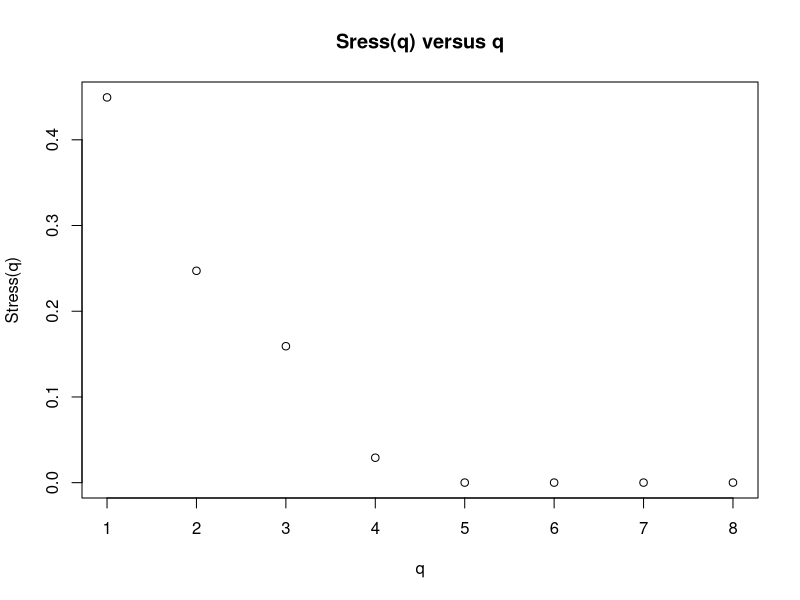
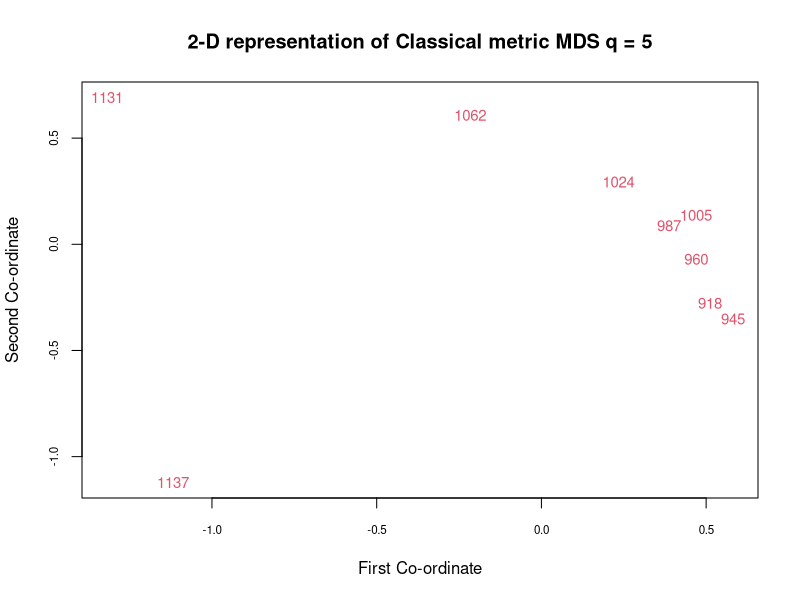
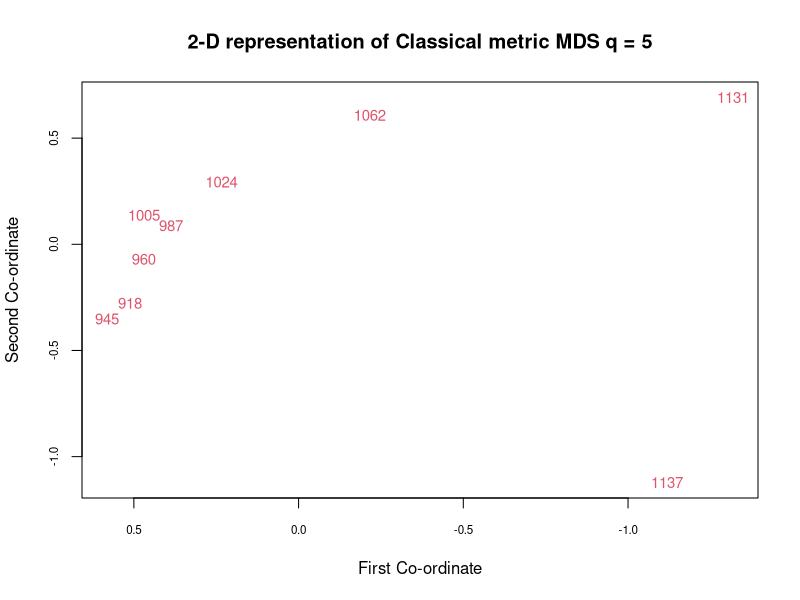
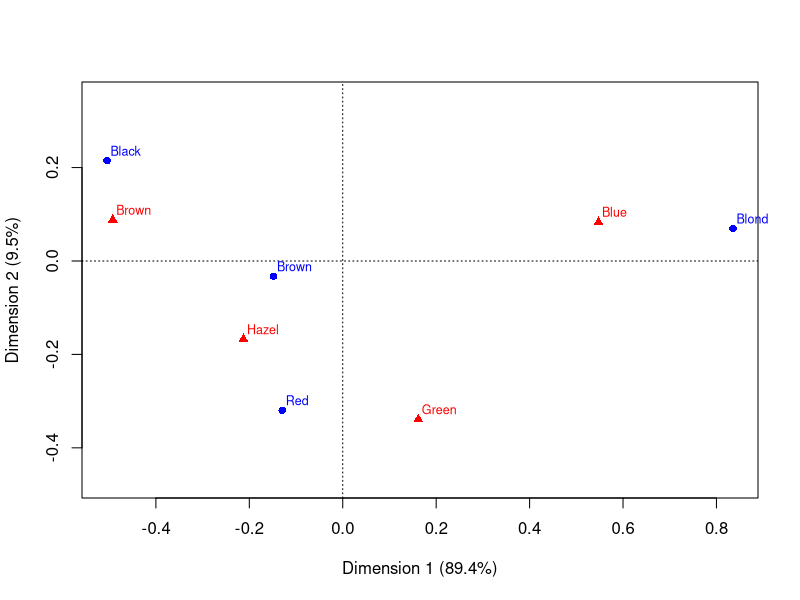

The R script that drew these images, in order:
## ---- chunk 1
library(dplyr)
library(purrr)
library(ca)
library(knitr)
## ---- chunk 2
lambda_star = 155/4283
n = 12
p = 2
g = 3

chisq_q = -log(lambda_star)*(n - 1 - (p + g)/2)
p_val = 1 - pchisq(chisq_q, df = p*(g - 1))

print(paste0("The p-value from the data is: ", p_val))
## ---- chunk 3
skull = read.table("T6-13.DAT")
colnames(skull) = c("x1", "X2", "x3", "x4", "period")
## ---- chunk 4
X <- cbind(skull$x1, skull$X2, skull$x3, skull$x4)
summary(manova(X ~ skull$period))
## ---- chunk 5
g = length(unique(skull$period))
for(i in 1:(g - 1)){
  for(j in (i+1):g){
    group_x <- skull %>% filter(period == i) %>% .[-5]
    group_y <- skull %>% filter(period == j) %>% .[-5]
    diffmean = colMeans(group_x) - colMeans(group_y)
    n1 = nrow(group_x); n2 = nrow(group_y); p = ncol(skull) - 1
    Spool = (n1 - 1)/(n1 + n2 - 2) * cov(group_x) + 
      (n2 - 1)/(n1 + n2 - 2) * cov(group_y)
    # Hotelling's T2
    T_sq = t(diffmean) %*% solve((1/n1 + 1/n2)*Spool) %*% diffmean
    # F test p-value
    p_val = 1 - pf((n1 + n2 - 1 - p) * T_sq/(p*(n1 + n2 - 2)), 
                   df1 = p, df2 = n1 + n2 - 1 -p)
    
    print(paste0("The Hotelling's T-squared test on period = ", i, 
                 " and period = ", j))
    print(paste0("has a p-value of: ", p_val))
  }
}
## ---- chunk 6
n_1 <-  skull %>% 
  filter(period == 1) %>% 
  nrow(.)

n_2 <-  skull %>% 
  filter(period == 2) %>% 
  nrow(.)

n = n_1 + n_2

alpha <- 1 - 0.85

p <- ncol(skull) - 1

q <- 1 - (alpha / (2 * p))

cr = qt(q, df = n - 1)
## ---- chunk 7
basket = read.table("basketball.csv", header = T, sep = ",")
## ---- chunk 8
# without interaction
mfit_1 <-  lm(cbind(Field, Freethrow, Avgpt) ~ ., data = basket)
# with interaction
mfit_2 <-  lm(cbind(Field, Freethrow, Avgpt) ~ .*., data = basket)
## ---- chunk 9
cor(mfit_1$residuals)
## ---- chunk 10
cor(mfit_2$residuals)
## ---- chunk 11
manova(cbind(Field, Freethrow, Avgpt) ~ Height + Weight, data = basket)
## ---- chunk 12
summary(manova(cbind(Field, Freethrow, Avgpt) ~ Height + Weight,
               data = basket), test = "Wilks")
## ---- chunk 13
manova(cbind(Field, Freethrow, Avgpt) ~ Weight + Height, data = basket)
## ---- chunk 14
summary(manova(cbind(Field, Freethrow, Avgpt) ~ Weight + Height,
               data = basket), test = "Wilks")
## ---- chunk 15
mat = matrix(0, 9, 9)
mat[row(mat) <= col(mat)] = scan("T12-13.DAT")
X = t(mat)
## ---- chunk 16
cmdscale(as.dist(X), k = 3)
## ---- chunk 17
cmdscale(as.dist(X), k = 4)
## ---- chunk 18
cmdscale(as.dist(X), k = 5)
## ---- chunk 19
Stress_q <- function(q){
  x <- as.dist(X)
  mds <- dist(cmdscale(x, k = q), method = "euclidean")
  numerator = sum((x - mds)^2)
  denominator = sum(x^2)
  return(sqrt(numerator/denominator))
}

q <- 1:8

stresses <- map_dbl(q, Stress_q)

plot(q, stresses, xlab = "", ylab = "")
title(main = "Sress(q) versus q",
      xlab = "q", ylab = "Stress(q)")
## ---- chunk 20
X5 = cmdscale(as.dist(X), k = 5)
plot(X5[,1], X5[,2],type="n",
     xlab = "", ylab = "", cex.axis=.7)
text(X5[,1], X5[,2],c("918", "1131", "960", "987", "1024", "1005", "945", 
                      "1137", "1062"), cex=.9,lwd=2,col=2)
title(main="2-D representation of Classical metric MDS q = 5",
      xlab = "First Co-ordinate", ylab = "Second Co-ordinate")
## ---- chunk 21
X5 = cmdscale(as.dist(X), k = 5)
plot(X5[,1], X5[,2],type="n",
     xlab = "", ylab = "", cex.axis=.7,
     xlim = rev(range(X5[,1])))
text(X5[,1], X5[,2],c("918", "1131", "960", "987", "1024", "1005", "945", 
                      "1137", "1062"), cex=.9,lwd=2,col=2)
title(main="2-D representation of Classical metric MDS q = 5",
      xlab = "First Co-ordinate", ylab = "Second Co-ordinate")
## ---- chunk 22
data = read.table("HairEyeAll.txt")
rownames(data) = c("Black","Brown", "Red", "Blond") # for variable Hair
colnames(data)= c("Brown","Blue", "Hazel", "Green") # for variable Eye
## ---- chunk 23
Q5 = as.matrix(data)
P = Q5/sum(Q5)
round(P, 2)
## ---- chunk 24
hair = Q5 %*% c(1,1,1,1)
eye = c(1,1,1,1) %*% Q5
E = hair %*% eye / sum(Q5)
round(E, 1)
## ---- chunk 25
round((data - E)^2/E, 2) %>% 
  kable()
## ---- chunk 26
chi_sq = sum((data - E)^2/E) # getting the quantile
1 - pchisq(chi_sq, df = 9)
## ---- chunk 27
chisq.test(data)
## ---- chunk 28
Inertia = 0
hair_p = hair/sum(Q5)
eye_p = eye/sum(Q5)

for(i in 1:4){
  for(j in 1:4){
   Inertia = Inertia + (P[i, j] - hair_p[i]*eye_p[j])^2/(hair_p[i] * eye_p[j]) 
  }
}
## ---- chunk 29
plot(ca(data), map = "symmetric")
